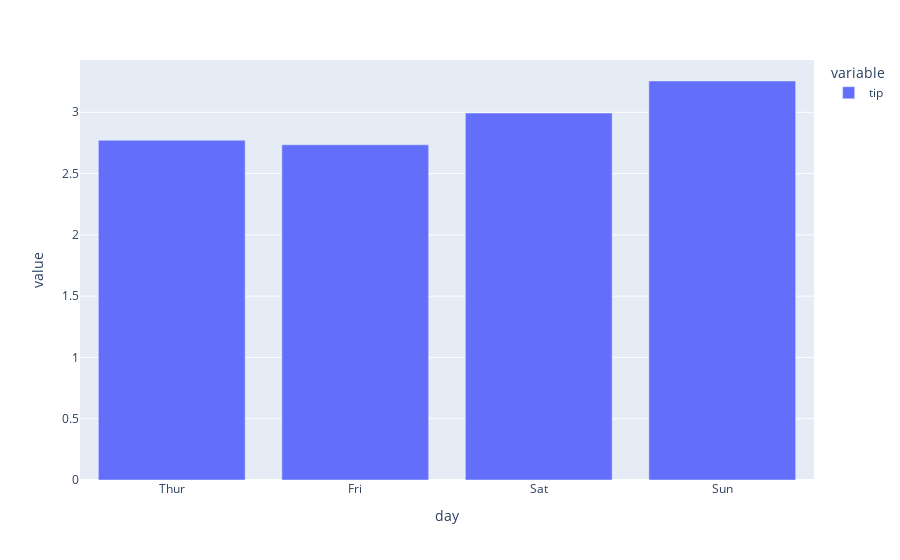

This figure's notebook cell:
### Code cell
px.bar(tip1)

### Figure 1 — Plotly figure (JSON) as saved in the notebook; plotly's stock layout.template omitted (floating-point values rounded to 4 significant figures)
{"data": [{"alignmentgroup": "True", "hovertemplate": "variable=tip<br>day=%{x}<br>value=%{y}<extra></extra>", "legendgroup": "tip", "marker": {"color": "#636efa", "pattern": {"shape": ""}}, "name": "tip", "offsetgroup": "tip", "orientation": "v", "showlegend": true, "textposition": "auto", "type": "bar", "x": ["Thur", "Fri", "Sat", "Sun"], "xaxis": "x", "y": [2.771, 2.735, 2.993, 3.255], "yaxis": "y"}], "layout": {"barmode": "relative", "legend": {"title": {"text": "variable"}, "tracegroupgap": 0}, "margin": {"t": 60}, "xaxis": {"anchor": "y", "domain": [0, 1], "title": {"text": "day"}}, "yaxis": {"anchor": "x", "domain": [0, 1], "title": {"text": "value"}}}}
